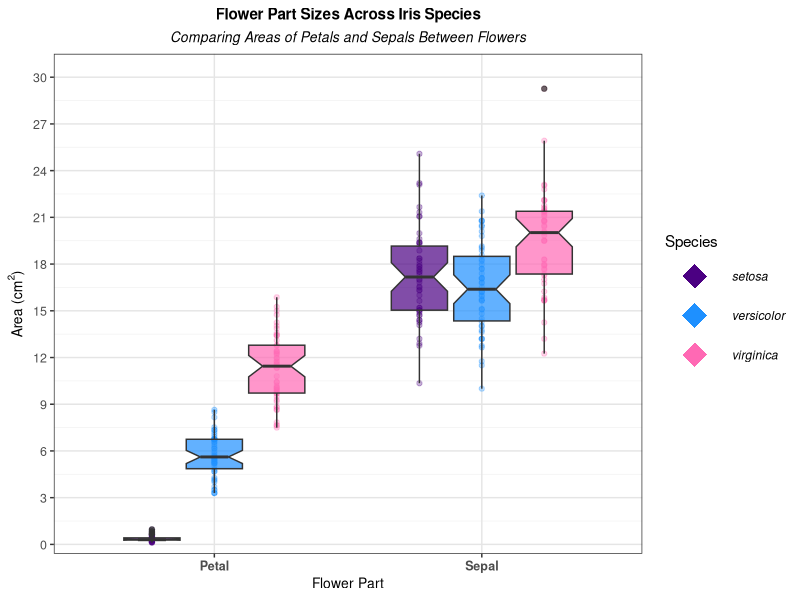

This chart was generated by the following R code:
# Load required libraries
library(ggplot2)
library(tidyr)

# Create new dataframe with area calculations
iris_areas <- data.frame(
  Species = iris$Species,
  Sepal_Area = iris$Sepal.Length * iris$Sepal.Width,
  Petal_Area = iris$Petal.Length * iris$Petal.Width
)

# Convert to long format
iris_long <- tidyr::pivot_longer(
  iris_areas,
  cols = c(Sepal_Area, Petal_Area),
  names_to = "Measurement",
  values_to = "Area"
)

# Create the plot
ggplot(iris_long, aes(x = Measurement, y = Area, fill = Species)) +
  # Add points first (behind boxes)
  geom_point(aes(color = Species),
             position = position_dodge(width = 0.7),
             size = 1.5,
             alpha = 0.3) +
  # Add notched boxplots
  geom_boxplot(notch = TRUE,
               alpha = 0.7,
               width = 0.7) +
  # Labels
  labs(
    title = "Flower Part Sizes Across Iris Species",
    subtitle = "Comparing Areas of Petals and Sepals Between Flowers",
    x = "Flower Part",
    y = expression("Area (cm"^2*")"),
    fill = "Species",
    color = "Species"
  ) +
  # Scales
  scale_x_discrete(labels = c("Sepal_Area" = "Sepal", "Petal_Area" = "Petal")) +
  scale_y_continuous(
    breaks = seq(0, 30, by = 3),
    minor_breaks = seq(0, 30, by = 1.5),
    limits = c(0, 30),
    expand = expansion(mult = c(0.02, 0.05))
  ) +
  # Colors
  scale_fill_manual(
    values = c("setosa" = "#4B0082",
               "versicolor" = "#1E90FF",
               "virginica" = "#FF69B4")
  ) +
  scale_color_manual(
    values = c("setosa" = "#4B0082",
               "versicolor" = "#1E90FF",
               "virginica" = "#FF69B4")
  ) +
  # Custom legend
  guides(
    color = guide_legend(
      override.aes = list(
        shape = 18,
        size = 8,
        alpha = 1
      ),
      keywidth = unit(1.5, "cm"),
      keyheight = unit(1, "cm")
    ),
    fill = "none"  # Hide fill legend since we're using color
  ) +
  # Theme
  theme_bw() +
  theme(
    plot.title = element_text(hjust = 0.5, face = "bold", size = 11),
    plot.subtitle = element_text(hjust = 0.5, size = 10, face = "italic"),
    panel.grid.major = element_line(color = "grey90"),
    panel.grid.minor = element_line(color = "grey95", size = 0.25),
    legend.position = "right",
    legend.key.size = unit(1.5, "cm"),
    legend.text = element_text(face = "italic"),
    axis.title = element_text(size = 10),
    axis.text = element_text(size = 9),
    axis.text.x = element_text(face = "bold")
  )
